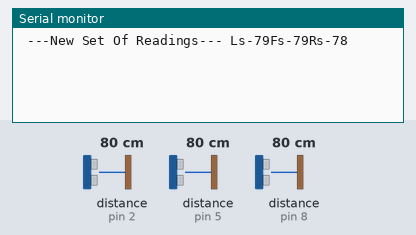
This sketch was run on a simulated Arduino Uno, built with avr-gcc and run on an emulated ATmega328P. Shown: the last lines printed to the serial monitor. Wiring (inferred from the names in the program): 3 × ultrasonic range finder: trigger pin 3, echo pin 2 / trigger pin 4, echo pin 5 / trigger pin 7, echo pin 8. The inputs (shaded band) are chosen by the test bench; at power-on: distance to the obstacle (sensors on pin 2, pin 5, pin 8) 80 cm. The echo pulse lasts 58.3 µs per cm.

Above: at 2.3 s.
2.4 s: distance to the obstacle (sensor on pin 2) set to 299 cm
At 4.2 s:
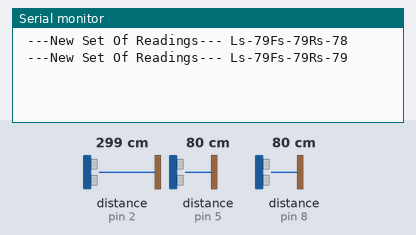
7.6 s: distance to the obstacle (sensor on pin 5) set to 2 cm
At 8.4 s:
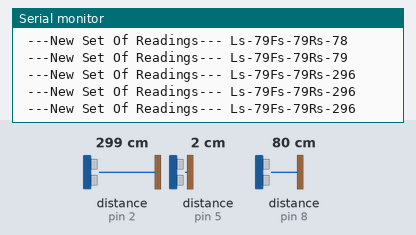
9.7 s: distance to the obstacle (sensor on pin 8) set to 2 cm
At 11.1 s:
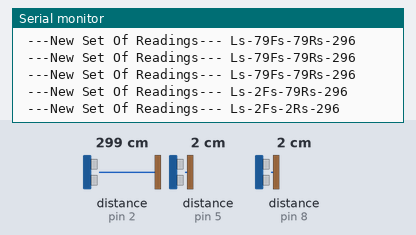
11.8 s: distance to the obstacle (sensor on pin 2) set to 2 cm
At 13.0 s:
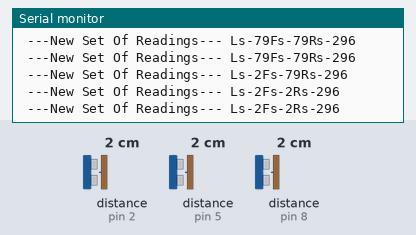
13.9 s: distance to the obstacle (sensor on pin 5) set to 4 cm
At 15.8 s:
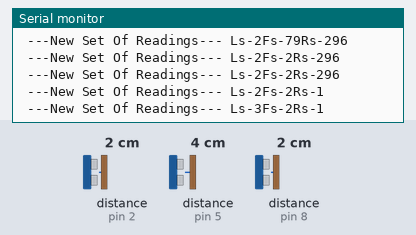
16.0 s: distance to the obstacle (sensor on pin 8) set to 120 cm
At 17.9 s:
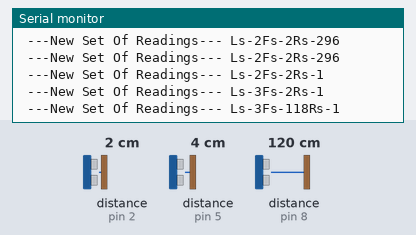
Timing chart, 0 to 19.4 s (numbered marks = the images above; inputs shaded):
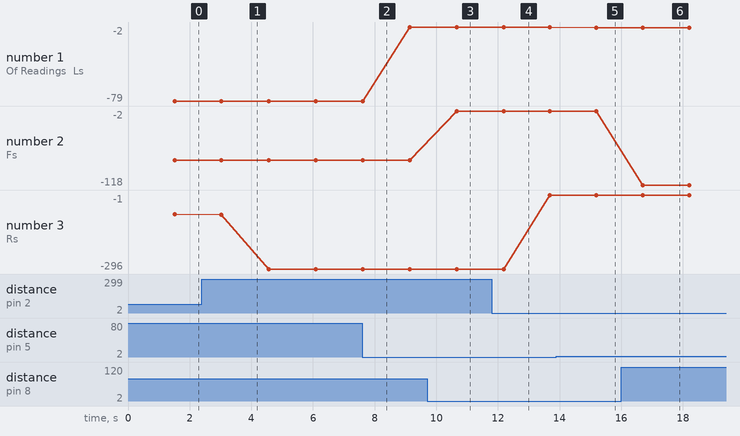

The sketch:

Test_3array_ultra_sonic__sinlge_V.1.1.ino
```cpp
    #define trigPin1 3  // Defines each pin from the board for wiring up physical connections.
    #define echoPin1 2
    #define trigPin2 4
    #define echoPin2 5
    #define trigPin3 7
    #define echoPin3 8

    long duration, distance, RightSensor,FrontSensor,LeftSensor; // Defines the variables that will be used within the code, can be named anything
    void setup()
    {
    Serial.begin (9600); // Sets the data rate in bits per second
    pinMode(trigPin1, OUTPUT);
    pinMode(echoPin1, INPUT); // declares what ech pin is in terms of I/O
    pinMode(trigPin2, OUTPUT);
    pinMode(echoPin2, INPUT);
    pinMode(trigPin3, OUTPUT);
    pinMode(echoPin3, INPUT);
    }

    void loop() {       // This loop cycles trough each of the sensors with a small delay to obtain values for each
    SonarSensor(trigPin1, echoPin1);
    RightSensor = distance;
    delay(500);
    SonarSensor(trigPin2, echoPin2);
    LeftSensor = distance;
    delay(500); // The delay is needed to reduce echo, can be set as low as 30ms but recomended that 50 is used.
    SonarSensor(trigPin3, echoPin3);
    FrontSensor = distance;
    delay(500);

    Serial.print(" ---New Set Of Readings--- ");    // This set of code simply output the data values to the computer instead of say LCD screen.
    Serial.print("Ls-"); Serial.print(LeftSensor);
    Serial.print("Fs-"); Serial.print(FrontSensor);
    Serial.print("Rs-"); Serial.print(RightSensor);
    Serial.println(" ");
    }

    void SonarSensor(int trigPin,int echoPin)
    {
    digitalWrite(trigPin, LOW); // Sets the pin low to make sure it is clear for the next instructions.
    delayMicroseconds(2);
    digitalWrite(trigPin, HIGH); // Requires the trig pin to be set high for 10us so that it can trigger. Look on data sheet for more details.
    delayMicroseconds(10);
    digitalWrite(trigPin, LOW);
    duration = pulseIn(echoPin, HIGH);
  distance= duration*0.034/2;  // This is the math to work out distance.

    }
```

Measured:
- after the input at 9.7 s, the serial monitor: prints a new line after 0.96 s (image 3)
- after the input at 13.9 s, the serial monitor: prints a new line after 1.3 s (image 5)
- after the input at 16.0 s, the serial monitor: prints a new line after 0.70 s (image 6)
- plotted number 1: -79 → -2 after the input at 7.6 s, -2 → -3 after the input at 13.9 s
- plotted number 2: -2 → -118 after the input at 16.0 s
- plotted number 3: -78 → -296 after the input at 2.4 s, -296 → -1 after the input at 11.8 s
